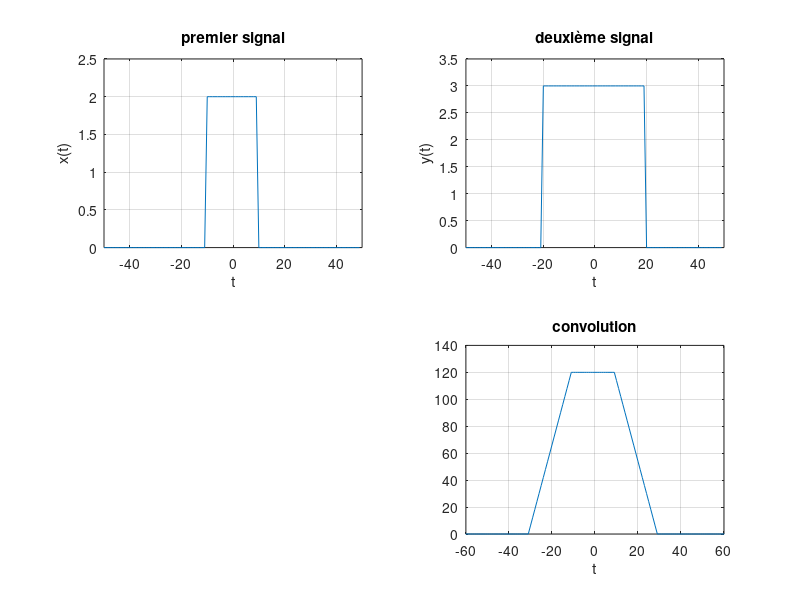

Here is the MATLAB script that generated this plot:
clc;
clear all; 
x=zeros(100,1);
for i=41:60,x(i)=2;
end;
y=zeros(100,1);
for i=31:70,
  y(i)=3;
end;
N=100;
a=-N/2:N/2-1;
b=-N:N-2;
subplot(2,2,1);
plot(a,x);
axis([-50,50,0,2.5]);
grid;title('premier signal');
xlabel('t');
ylabel('x(t)');
subplot(2,2,2);
plot(a,y);
axis([-50,50,0,3.5]);
grid;
title('deuxième signal');
xlabel('t');
ylabel('y(t)');
subplot(2,2,4);
plot(b,conv2(x,y));
grid;
axis([-60 60 0 140]);
title('convolution');
xlabel('t');
